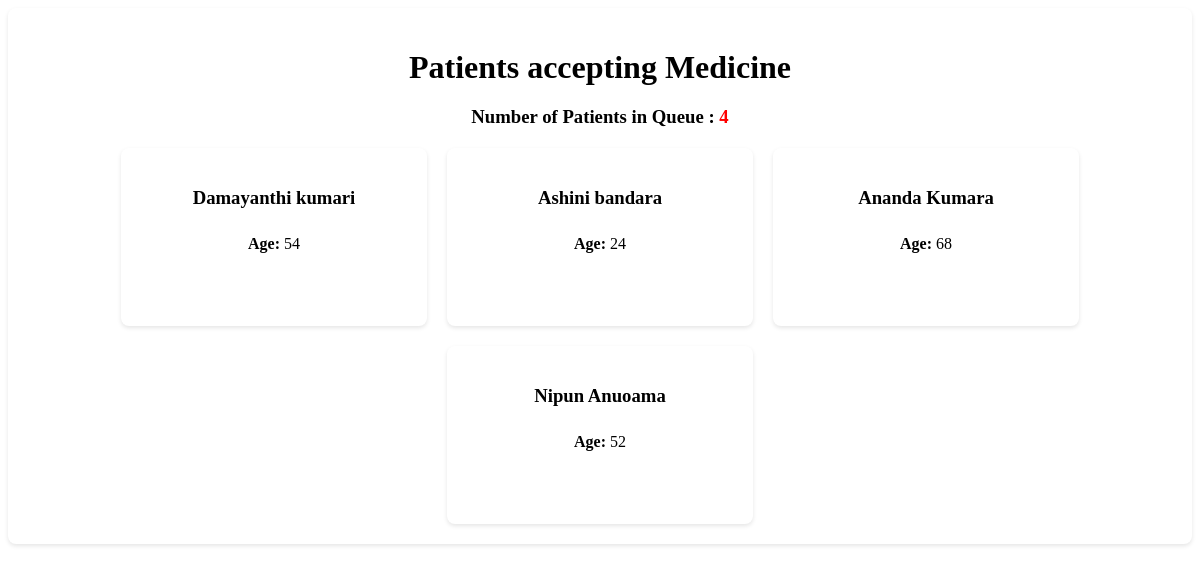
The app's page /pharmasist/produce-list.php, older data.
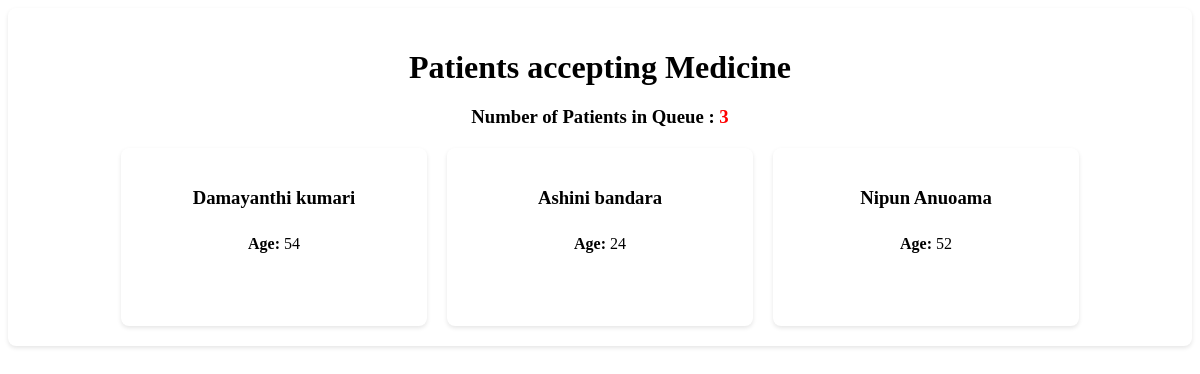
The same page, newer data.
### tables this page shows
CREATE TABLE IF NOT EXISTS `patients_details` (
  `id` int NOT NULL AUTO_INCREMENT,
  `patients_id` int DEFAULT NULL,
  `age` int DEFAULT NULL,
  `reception_id` varchar(50) DEFAULT NULL,
  `symptoms` text,
  `medical_report` text,
  `Prescriptions` text,
  `Prescriptions_date` datetime DEFAULT NULL,
  `doctor_id` varchar(50) DEFAULT NULL,
  `symptoms_date` datetime DEFAULT NULL,
  `medicine_status` varchar(50) DEFAULT 'pending',
  PRIMARY KEY (`id`),
  KEY `FK_patients_details_register_patients` (`patients_id`),
  KEY `FK_patients_details_register_reception` (`reception_id`),
  KEY `FK_patients_details_registered_doctor` (`doctor_id`),
  CONSTRAINT `FK_patients_details_register_patients` FOREIGN KEY (`patients_id`) REFERENCES `registered_patients` (`p_id`),
  CONSTRAINT `FK_patients_details_register_reception` FOREIGN KEY (`reception_id`) REFERENCES `registered_reception` (`id_num`),
  CONSTRAINT `FK_patients_details_registered_doctor` FOREIGN KEY (`doctor_id`) REFERENCES `registered_doctor` (`id_num`)
);

CREATE TABLE IF NOT EXISTS `registered_patients` (
  `p_id` int NOT NULL AUTO_INCREMENT,
  `name` varchar(50) DEFAULT NULL,
  `mobile` varchar(12) DEFAULT NULL,
  `email` varchar(50) DEFAULT NULL,
  `id_num` varchar(20) DEFAULT NULL,
  `address` text,
  `age` int DEFAULT NULL,
  `register_date` datetime DEFAULT NULL,
  `reception_id` varchar(50) DEFAULT NULL,
  PRIMARY KEY (`p_id`),
  KEY `FK_register_patients_register_reception` (`reception_id`),
  CONSTRAINT `FK_register_patients_register_reception` FOREIGN KEY (`reception_id`) REFERENCES `registered_reception` (`id_num`)
);

### connection.php (called while the page is built, shortened)
<?php
class Database
{
    public static $connection;
    public static function SetUpConnection()
    {
        if (!isset(Database::$connection)) {
            Database::$connection = new mysqli(DB_HOST, DB_USER, DB_PASS, DB_NAME, DB_PORT);
        }
    }
    public static function search($q)
    {
        return Database::$connection->query($q);
    }
}

### pharmasist/produce-list.php (the view, shortened to what this page needs)
<head>
</head>
<?php
require_once "../connection.php";
$totalResultSet = Database::search("SELECT COUNT(*) AS total FROM `patients_details`
WHERE `Prescriptions` != '' AND `medicine_status` = 'pending' ");
$totalRow = $totalResultSet->fetch_assoc();
$totalPatients = $totalRow['total'];
?>
<body>
    <div class="container">
        <h1>Patients accepting Medicine</h1>
        <div class="queue-info">
            <h3>Number of Patients in Queue : <span style="color: red; font-weight: 900;" id="queueCount"><?php echo $totalPatients ?></span></h3>
        </div>
        <div class="patient-cards">
            <?php
            $patiientResultSet = Database::search("SELECT  `patients_details`.`id` AS `pid`, `registered_patients`.`name` AS `name`,`patients_details`.`age` AS `age`
        FROM `patients_details`
        INNER JOIN  `registered_patients` ON `registered_patients`.`p_id` = `patients_details`.`patients_id`
        WHERE `patients_details`.`Prescriptions` != '' AND `patients_details`.`medicine_status`  = 'pending'   LIMIT 8");
            $numRows = $patiientResultSet->num_rows;
            if ($numRows > 0) {
                while ($patientDetails = $patiientResultSet->fetch_assoc()) {
            ?>
                    <div class="patient-card">
                        <h3><?php echo $patientDetails["name"] ?></h3>
                        <p><strong>Age:</strong> <?php echo $patientDetails["age"] ?></p>
                        <button class="examine-btn" onclick="examinePatient(<?php echo $patientDetails['pid'] ?>)">Checking</button>
                    </div>
            <?php
                }
            }
            ?>
        </div>
    </div>
</body>

Row changes from the older to the newer data that the page shows:
no longer on this page (row edited): patients_details: patients.name "Ananda Kumara", age "68"
Text that changed along with them:
$totalPatients: "4" → "3"
